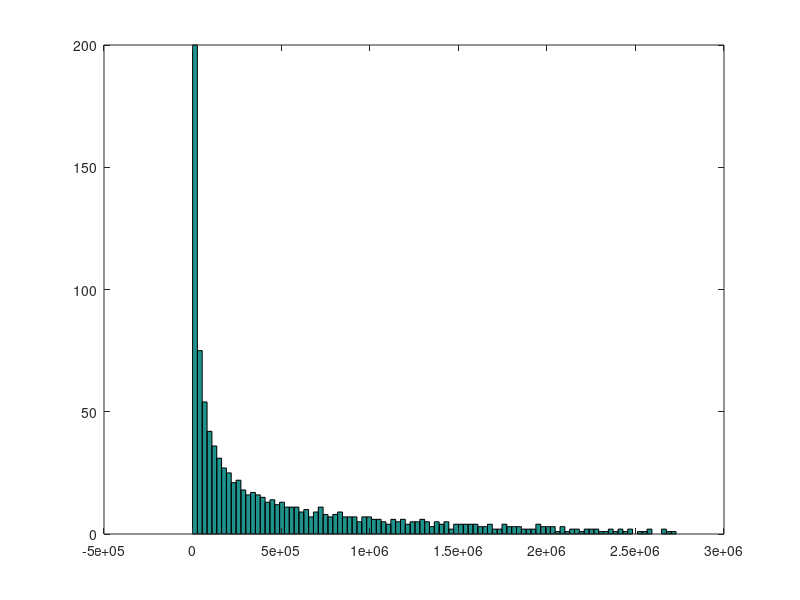

MATLAB code for this plot:
n = 1000;
S = @(x)(x+x')/2;
A = S(randn(n));
B = S(randn(n)); 
C = S(randn(n)); 

hist(eig(A*B+B*A), 100)
hist(eig(A*B*B*A + A*C*C*A + 2*B), 100);